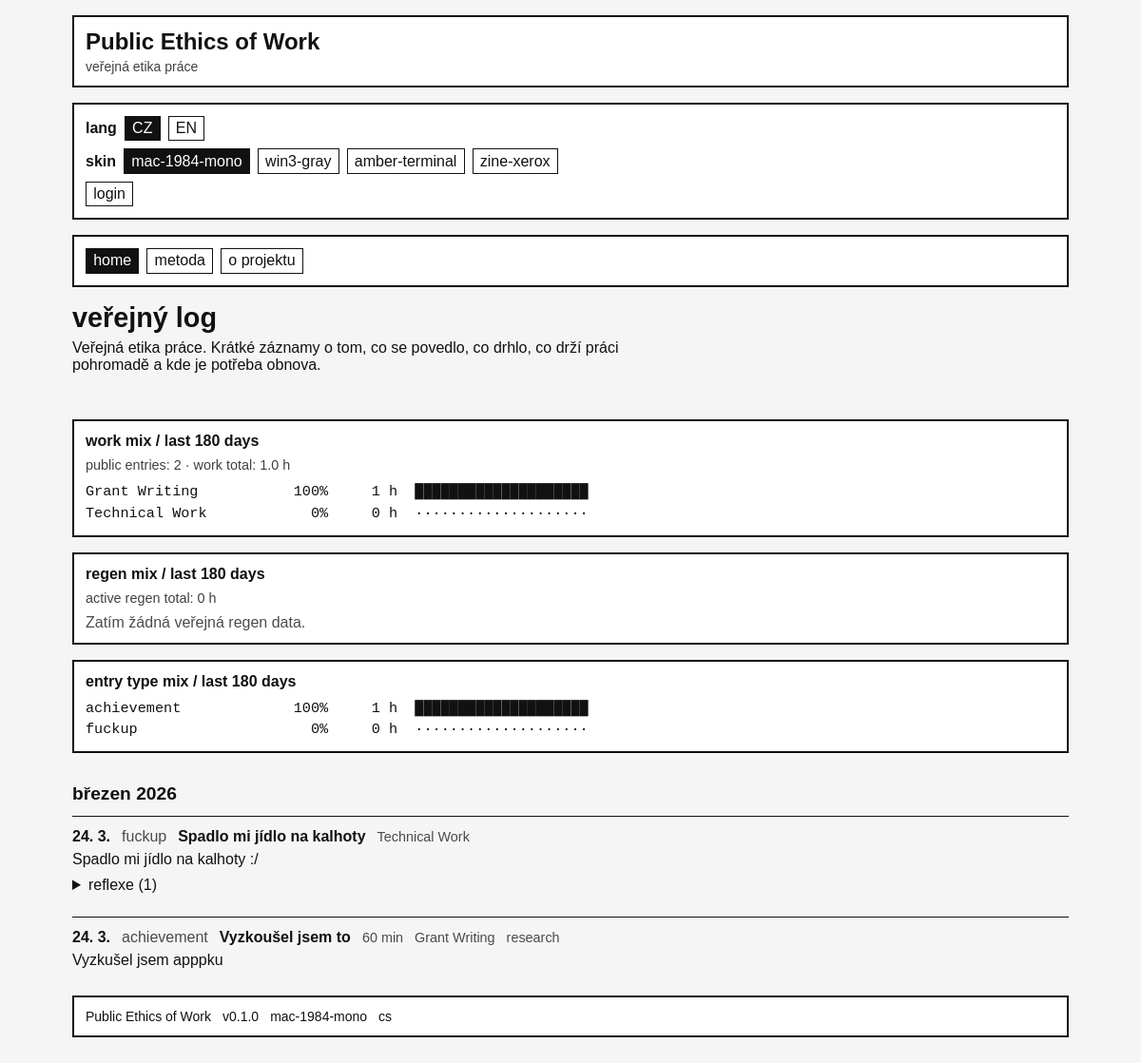
The page / on the database its author committed.
### tables this page shows
CREATE TABLE entries (
    id INTEGER PRIMARY KEY AUTOINCREMENT,
    entry_date DATE NOT NULL,
    slug VARCHAR(255) UNIQUE,

    entry_type VARCHAR(20) NOT NULL
        CHECK (entry_type IN ('achievement', 'fuckup', 'regen', 'repair')),

    title VARCHAR(255),
    body TEXT NOT NULL,
    public_text TEXT,
    private_notes TEXT,

    minutes INTEGER NOT NULL DEFAULT 0
        CHECK (minutes >= 0),

    category_id INTEGER NOT NULL,
    project_id INTEGER,

    visibility VARCHAR(20) NOT NULL DEFAULT 'private'
        CHECK (visibility IN ('private', 'public', 'internal')),

    locale VARCHAR(20) NOT NULL DEFAULT 'cs'
        CHECK (locale IN ('cs', 'en', 'bilingual')),

    is_invisible_work INTEGER NOT NULL DEFAULT 0
        CHECK (is_invisible_work IN (0, 1)),

    workload_override DECIMAL(10,2),
    recovery_override DECIMAL(10,2),

    what_happened TEXT,
    why_it_matters TEXT,
    my_take TEXT,
    next_time TEXT,

    allow_reflections INTEGER NOT NULL DEFAULT 0
        CHECK (allow_reflections IN (0, 1)),

    repair_of_entry_id INTEGER,

    created_at DATETIME NOT NULL DEFAULT CURRENT_TIMESTAMP,
    updated_at DATETIME NOT NULL DEFAULT CURRENT_TIMESTAMP,

    FOREIGN KEY (category_id)
        REFERENCES categories(id)
        ON UPDATE CASCADE
        ON DELETE RESTRICT,

    FOREIGN KEY (project_id)
        REFERENCES projects(id)
        ON UPDATE CASCADE
        ON DELETE SET NULL,

    FOREIGN KEY (repair_of_entry_id)
        REFERENCES entries(id)
        ON UPDATE CASCADE
        ON DELETE SET NULL
);

CREATE TABLE categories (
    id INTEGER PRIMARY KEY AUTOINCREMENT,
    name VARCHAR(100) NOT NULL,
    slug VARCHAR(100) NOT NULL UNIQUE,
    kind VARCHAR(20) NOT NULL
        CHECK (kind IN ('work', 'recovery')),
    intensity_weight DECIMAL(6,2) NOT NULL DEFAULT 1.00
        CHECK (intensity_weight >= 0),
    recovery_weight DECIMAL(6,2) NOT NULL DEFAULT 0.00
        CHECK (recovery_weight >= 0),
    is_system INTEGER NOT NULL DEFAULT 1
        CHECK (is_system IN (0, 1)),
    sort_order INTEGER NOT NULL DEFAULT 0,
    created_at DATETIME NOT NULL DEFAULT CURRENT_TIMESTAMP,
    updated_at DATETIME NOT NULL DEFAULT CURRENT_TIMESTAMP
);

CREATE TABLE projects (
    id INTEGER PRIMARY KEY AUTOINCREMENT,
    title VARCHAR(255) NOT NULL,
    slug VARCHAR(255) NOT NULL UNIQUE,
    description TEXT,
    public_label VARCHAR(255),
    visibility VARCHAR(20) NOT NULL DEFAULT 'private'
        CHECK (visibility IN ('private', 'public', 'masked')),
    status VARCHAR(20) NOT NULL DEFAULT 'active'
        CHECK (status IN ('active', 'paused', 'archived', 'completed')),
    locale VARCHAR(20) NOT NULL DEFAULT 'cs'
        CHECK (locale IN ('cs', 'en', 'bilingual')),
    is_featured INTEGER NOT NULL DEFAULT 0
        CHECK (is_featured IN (0, 1)),
    sort_order INTEGER NOT NULL DEFAULT 0,
    created_at DATETIME NOT NULL DEFAULT CURRENT_TIMESTAMP,
    updated_at DATETIME NOT NULL DEFAULT CURRENT_TIMESTAMP
);

### app/Views/pages/home.php (the view, shortened to what the rows shown need)
<?php
$monthGroups = $month_groups ?? [];
$reflectionsByEntry = $reflections_by_entry ?? [];
$summaryData = $summary ?? [
    'days' => 180,
    'entry_count' => 0,
    'work_total_minutes' => 0,
    'recovery_total_minutes' => 0,
    'work_mix' => [],
    'recovery_mix' => [],
    'type_mix' => [],
];
?>
<section class="page-section public-log-page">
    <header class="page-header public-log-header">
        <h1><?php echo e(t('section.public_log')); ?></h1>
        <p class="page-lead">
            Veřejná etika práce. Krátké záznamy o tom, co se povedlo, co drhlo, co drží práci pohromadě a kde je potřeba obnova.
        </p>
    </header>
    <section class="ascii-summary">
        <article class="card ascii-card">
            <h2>work mix / last <?php echo e((string) $summaryData['days']); ?> days</h2>
            <div class="ascii-meta-line">
                public entries: <?php echo e((string) $summaryData['entry_count']); ?> · work total: <?php echo e((string) ($summaryData['work_total_minutes'] > 0 ? number_format($summaryData['work_total_minutes'] / 60, 1, '.', '') : '0')); ?> h
            </div>
            <?php if (empty($summaryData['work_mix'])): ?>
                <div class="muted-line">Zatím žádná veřejná work data.</div>
            <?php else: ?>
                <pre class="ascii-block"><?php
foreach ($summaryData['work_mix'] as $row) {
    $label = str_pad(mb_strimwidth($row['label'], 0, 22, '…', 'UTF-8'), 22, ' ');
    $percent = str_pad((string) $row['percent'], 3, ' ', STR_PAD_LEFT);
    $hours = str_pad($row['hours_label'], 6, ' ', STR_PAD_LEFT);
    echo e($label . '  ' . $percent . '%  ' . $hours . '  ' . $row['bar']) . "\n";
}
?></pre>
            <?php endif; ?>
        </article>
        <article class="card ascii-card">
            <h2>regen mix / last <?php echo e((string) $summaryData['days']); ?> days</h2>
            <div class="ascii-meta-line">
                active regen total: <?php echo e((string) ($summaryData['recovery_total_minutes'] > 0 ? number_format($summaryData['recovery_total_minutes'] / 60, 1, '.', '') : '0')); ?> h
            </div>
            <?php if (empty($summaryData['recovery_mix'])): ?>
                <div class="muted-line">Zatím žádná veřejná regen data.</div>
            <?php endif; ?>
        </article>
        <article class="card ascii-card">
            <h2>entry type mix / last <?php echo e((string) $summaryData['days']); ?> days</h2>
            <?php if (empty($summaryData['type_mix'])): ?>
                <div class="muted-line">Zatím žádná veřejná data.</div>
            <?php else: ?>
                <pre class="ascii-block"><?php
foreach ($summaryData['type_mix'] as $row) {
    $label = str_pad(mb_strimwidth($row['label'], 0, 22, '…', 'UTF-8'), 22, ' ');
    $percent = str_pad((string) $row['percent'], 3, ' ', STR_PAD_LEFT);
    $hours = str_pad($row['hours_label'], 6, ' ', STR_PAD_LEFT);
    echo e($label . '  ' . $percent . '%  ' . $hours . '  ' . $row['bar']) . "\n";
}
?></pre>
            <?php endif; ?>
        </article>
    </section>
    <?php if (empty($monthGroups)): ?>
        <article class="card">
            <p>Zatím tu nejsou žádné veřejné záznamy.</p>
        </article>
    <?php else: ?>
        <?php foreach ($monthGroups as $group): ?>
            <section class="month-group">
                <header class="month-header">
                    <h2><?php echo e($group['label']); ?></h2>
                </header>
                <div class="log-list">
                    <?php foreach ($group['entries'] as $entry): ?>
                        <?php
                        $entryId = (int) $entry['id'];
                        $entryType = $entry['entry_type'];
                        $entryText = trim((string) ($entry['public_text'] ?? '')) !== ''
                            ? $entry['public_text']
                            : $entry['body'];
                        $projectLabel = null;
                        if (!empty($entry['project_title'])) {
                            if (($entry['project_visibility'] ?? null) === 'public') {
                                $projectLabel = $entry['project_title'];
                            } elseif (($entry['project_visibility'] ?? null) === 'masked') {
                                $projectLabel = $entry['project_public_label'] ?: 'internal project';
                            }
                        }
                        $approvedReflections = $reflectionsByEntry[$entryId] ?? [];
                        ?>
                        <article class="log-entry log-entry-<?php echo e($entryType); ?>" id="entry-<?php echo e((string) $entryId); ?>">
                            <div class="log-entry-line">
                                <span class="log-entry-date"><?php echo e(date('j. n.', strtotime((string) $entry['entry_date']))); ?></span>
                                <span class="log-entry-type"><?php echo e($entryType); ?></span>
                                <?php if (!empty($entry['title'])): ?>
                                    <span class="log-entry-title"><?php echo e($entry['title']); ?></span>
                                <?php endif; ?>
                                <?php if ((int) $entry['minutes'] > 0): ?>
                                    <span class="log-entry-meta"><?php echo e((string) $entry['minutes']); ?> min</span>
                                <?php endif; ?>
                                <span class="log-entry-meta"><?php echo e($entry['category_name']); ?></span>
                                <?php if ($projectLabel): ?>
                                    <span class="log-entry-meta"><?php echo e($projectLabel); ?></span>
                                <?php endif; ?>
                            </div>
                            <div class="log-entry-body">
                                <?php echo nl2br(e($entryText)); ?>
                            </div>
                            <?php if ($entryType === 'fuckup'): ?>
                                <?php if ((int) $entry['allow_reflections'] === 1): ?>
                                    <details class="log-entry-details reflections-details">
                                        <summary>
                                            reflexe
                                            <?php if (!empty($approvedReflections)): ?>
                                                (<?php echo e((string) count($approvedReflections)); ?>)
                                            <?php endif; ?>
                                        </summary>
                                    </details>
                                <?php endif; ?>
                            <?php endif; ?>
                        </article>
                    <?php endforeach; ?>
                </div>
            </section>
        <?php endforeach; ?>
    <?php endif; ?>
</section>

### app/Core/Router.php (shortened to what the rows shown need)
<?php
class Router
{
    public static function dispatch(): void
    {
        $uri = $_SERVER['REQUEST_URI'] ?? '/';
        $path = self::normalizePath((string) parse_url($uri, PHP_URL_PATH));
        $routes = config('routes', []);
        foreach ($routes as $route) {
            $params = self::match($route['path'], $path);
            if (!empty($route['handler'])) {
                self::runHandler($route, $params);
                return;
            }
            return;
        }
    }
    protected static function runHandler(array $route, array $params = []): void
    {
        $handler = $route['handler'];
        [$class, $method] = $handler;
        call_user_func([$class, $method], $params);
    }
    protected static function match(string $routePath, string $requestPath): ?array
    {
        $params = [];
        return $params;
    }
    protected static function normalizePath(string $path): string
    {
        $path = '/' . trim($path, '/');
        return $path === '//' ? '/' : $path;
    }
}

### rows shown on the page
entries: category.name "Grant Writing 100% 1 h ████████████████████", entry_type "achievement 100% 1 h ████████████████████", entry_date "24. 3.", entry_type "achievement", title "Vyzkoušel jsem to", minutes "60", category.name "Grant Writing", project.public_label "research", public_text "Vyzkušel jsem apppku"
entries: category.name "Technical Work 0% 0 h ····················", entry_type "fuckup 0% 0 h ····················", entry_date "24. 3.", entry_type "fuckup", title "Spadlo mi jídlo na kalhoty", category.name "Technical Work", public_text "Spadlo mi jídlo na kalhoty :/", id "1"

### other values the page prints
$skin "mac-1984-mono"
$skin "win3-gray"
$skin "amber-terminal"
$skin "zine-xerox"
t($item['label_key']) "home"
t($item['label_key']) "metoda"
t($item['label_key']) "o projektu"
$summaryData['days'] "180"
$summaryData['entry_count'] "2"
$group['label'] "březen 2026"
